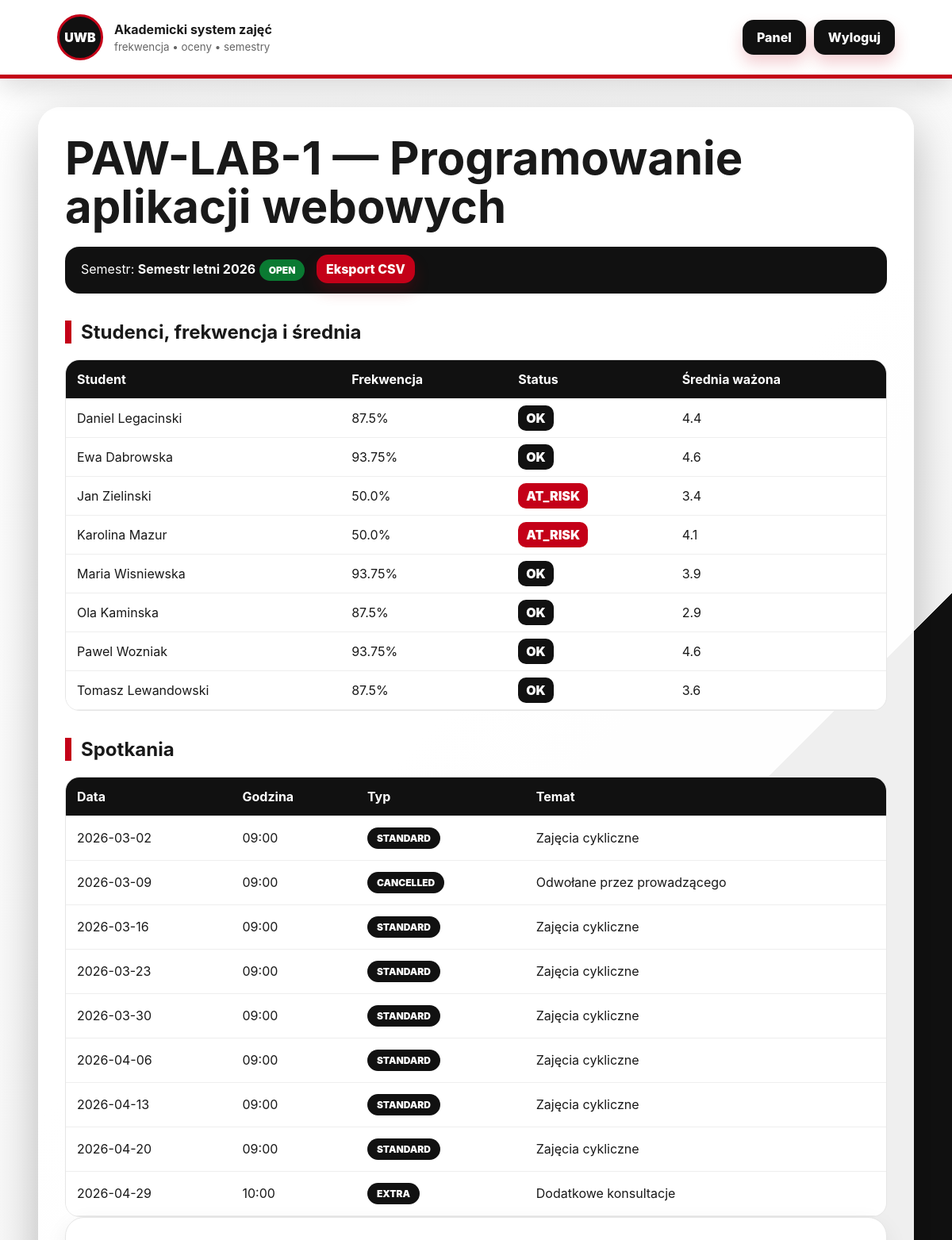
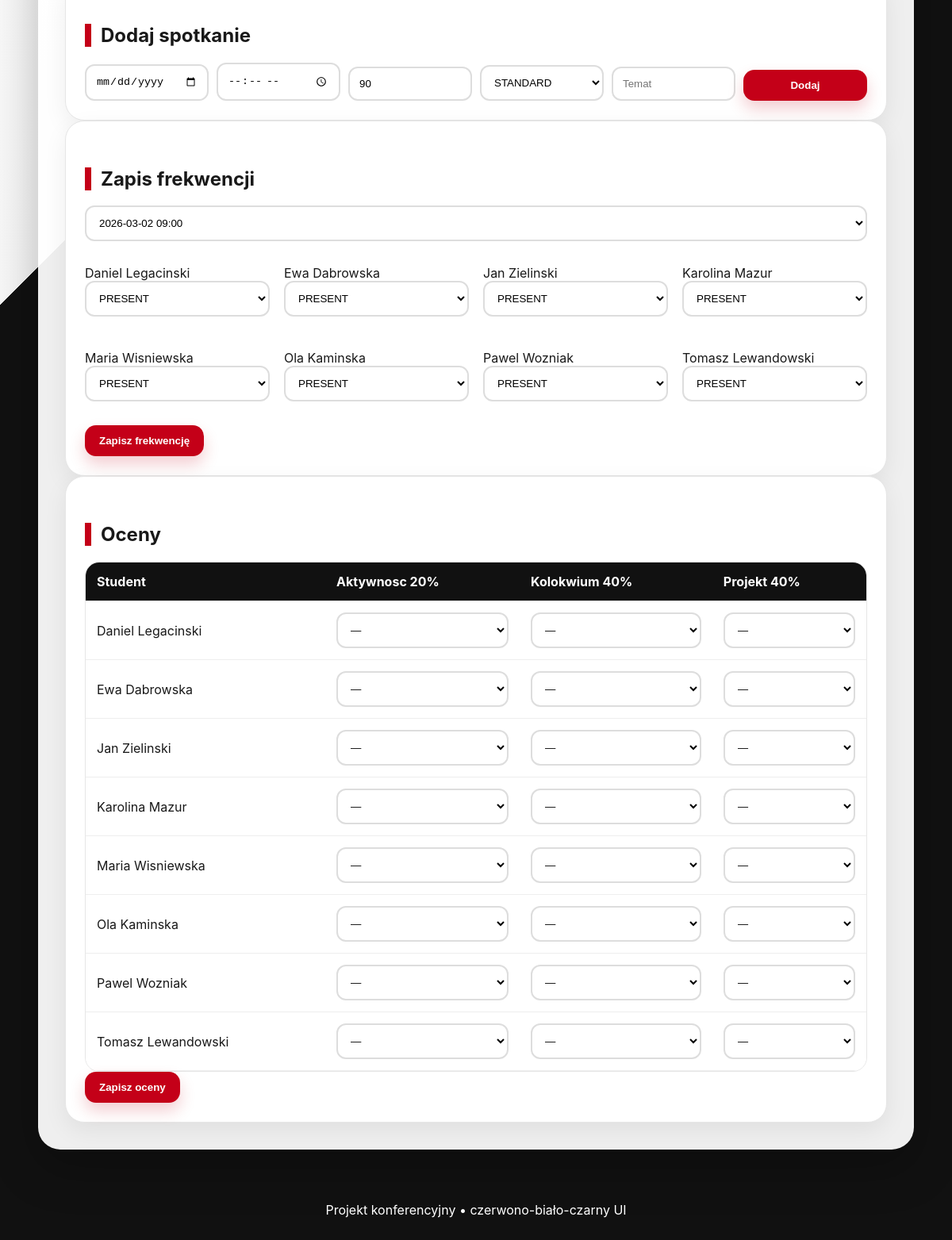
Screenshot of /group/1 (signed in) with the database file from the repository (2 pictures, top to bottom).
### tables this page shows
CREATE TABLE groups (
        id INTEGER PRIMARY KEY AUTOINCREMENT,
        name TEXT NOT NULL,
        course_id INTEGER NOT NULL,
        semester_id INTEGER NOT NULL,
        FOREIGN KEY(course_id) REFERENCES courses(id),
        FOREIGN KEY(semester_id) REFERENCES semesters(id)
    );

CREATE TABLE courses (
        id INTEGER PRIMARY KEY AUTOINCREMENT,
        name TEXT NOT NULL,
        code TEXT NOT NULL
    );

CREATE TABLE semesters (
        id INTEGER PRIMARY KEY AUTOINCREMENT,
        name TEXT NOT NULL,
        status TEXT NOT NULL CHECK(status IN ('OPEN','CLOSED'))
    );

CREATE TABLE users (
        id INTEGER PRIMARY KEY AUTOINCREMENT,
        name TEXT NOT NULL,
        email TEXT UNIQUE NOT NULL,
        password_hash TEXT NOT NULL,
        role TEXT NOT NULL CHECK(role IN ('ADMINISTRATOR','PROWADZACY','STUDENT'))
    );

CREATE TABLE meetings (
        id INTEGER PRIMARY KEY AUTOINCREMENT,
        group_id INTEGER NOT NULL,
        meeting_date TEXT NOT NULL,
        start_time TEXT NOT NULL,
        duration_minutes INTEGER NOT NULL,
        type TEXT NOT NULL CHECK(type IN ('STANDARD','CANCELLED','RESCHEDULED','EXTRA')),
        topic TEXT,
        FOREIGN KEY(group_id) REFERENCES groups(id)
    );

CREATE TABLE grade_categories (
        id INTEGER PRIMARY KEY AUTOINCREMENT,
        group_id INTEGER NOT NULL,
        name TEXT NOT NULL,
        weight_percent INTEGER NOT NULL,
        UNIQUE(group_id, name),
        FOREIGN KEY(group_id) REFERENCES groups(id)
    );

### app.py (the view)
@app.route('/group/<int:group_id>')
@login_required
def group_detail(group_id):
    u=current_user(); con=db()
    if not check_group_access(con,group_id,u): con.close(); flash('Nie masz dostępu do tej grupy.', 'error'); return redirect(url_for('dashboard'))
    group=con.execute('SELECT g.*, c.name course, s.name semester, s.status FROM groups g JOIN courses c ON c.id=g.course_id JOIN semesters s ON s.id=g.semester_id WHERE g.id=?',(group_id,)).fetchone()
    students=con.execute('SELECT u.* FROM users u JOIN enrollments e ON e.student_id=u.id WHERE e.group_id=? ORDER BY u.name',(group_id,)).fetchall()
    meetings=con.execute('SELECT * FROM meetings WHERE group_id=? ORDER BY meeting_date,start_time',(group_id,)).fetchall()
    cats=con.execute('SELECT * FROM grade_categories WHERE group_id=?',(group_id,)).fetchall()
    data=[]
    for s in students:
        data.append({'student':s,'attendance':attendance_percent(con,s['id'],group_id),'risk': (attendance_percent(con,s['id'],group_id) is not None and attendance_percent(con,s['id'],group_id)<60 and len(meetings)>=3), 'avg':average_grade(con,s['id'],group_id)})
    con.close(); return render_template('group.html', group=group, students=data, meetings=meetings, cats=cats, grades=GRADE_VALUES)

### app.py (called while the page is built, shortened)
def db():
    con = sqlite3.connect(DB_PATH)
    con.row_factory = sqlite3.Row
    return con

def current_user():
    if 'user_id' not in session: return None
    con = db(); u = con.execute('SELECT * FROM users WHERE id=?', (session['user_id'],)).fetchone(); con.close(); return u

@app.context_processor
def inject(): return {'me': current_user()}

def login_required(fn):
    @wraps(fn)
    def wrapper(*a, **kw):
        if not current_user(): return redirect(url_for('login'))
        return fn(*a, **kw)
    return wrapper

def allowed_groups(con, user):
    if user['role']=='ADMINISTRATOR':
        return con.execute('SELECT g.*, c.name course, s.name semester, s.status FROM groups g JOIN courses c ON c.id=g.course_id JOIN semesters s ON s.id=g.semester_id ORDER BY g.id').fetchall()

def check_group_access(con, group_id, user):
    return any(g['id']==group_id for g in allowed_groups(con,user))

def attendance_percent(con, student_id, group_id):
    rows = con.execute('''SELECT a.status FROM attendance a JOIN meetings m ON m.id=a.meeting_id
                          WHERE a.student_id=? AND m.group_id=? AND m.type!='CANCELLED' ''', (student_id,group_id)).fetchall()
    denom = 0; points = 0.0
    for r in rows:
        if r['status']=='EXCUSED': continue
        denom += 1; points += ATTENDANCE_POINTS.get(r['status'],0)
    if denom == 0: return None
    return round(points / denom * 100, 2)

def average_grade(con, student_id, group_id):
    cats = con.execute('SELECT * FROM grade_categories WHERE group_id=?', (group_id,)).fetchall()
    total=0; weight_sum=0
    for c in cats:
        gr = con.execute('SELECT value FROM grades WHERE category_id=? AND student_id=?', (c['id'],student_id)).fetchone()
        if not gr: continue
        total += gr['value'] * c['weight_percent']; weight_sum += c['weight_percent']
    if weight_sum==0: return None
    return round(total / weight_sum, 2)

### templates/group.html
{% extends 'base.html' %}{% block content %}<h1>{{group.name}} — {{group.course}}</h1><div class="profile">Semestr: <b>{{group.semester}}</b> <span class="badge {{group.status}}">{{group.status}}</span> <a class="button mini" href="{{url_for('export_csv',group_id=group.id)}}">Eksport CSV</a></div><h2>Studenci, frekwencja i średnia</h2><div class="table-wrap"><table><thead><tr><th>Student</th><th>Frekwencja</th><th>Status</th><th>Średnia ważona</th></tr></thead><tbody>{% for row in students %}<tr><td>{{row.student.name}}</td><td>{{row.attendance if row.attendance is not none else 'N/A'}}{% if row.attendance is not none %}%{% endif %}</td><td>{% if row.risk %}<span class="danger">AT_RISK</span>{% else %}<span class="ok">OK</span>{% endif %}</td><td>{{row.avg if row.avg is not none else 'N/A'}}</td></tr>{% endfor %}</tbody></table></div><h2>Spotkania</h2><div class="table-wrap"><table><thead><tr><th>Data</th><th>Godzina</th><th>Typ</th><th>Temat</th></tr></thead><tbody>{% for m in meetings %}<tr><td>{{m.meeting_date}}</td><td>{{m.start_time}}</td><td><span class="badge">{{m.type}}</span></td><td>{{m.topic}}</td></tr>{% endfor %}</tbody></table></div>{% if me.role!='STUDENT' and group.status=='OPEN' %}<section class="card"><h2>Dodaj spotkanie</h2><form class="inline" method="post" action="{{url_for('create_meeting',group_id=group.id)}}"><input type="date" name="date" required><input type="time" name="time" required><input type="number" name="duration" value="90" required><select name="type"><option>STANDARD</option><option>CANCELLED</option><option>RESCHEDULED</option><option>EXTRA</option></select><input name="topic" placeholder="Temat"><button>Dodaj</button></form></section><section class="card"><h2>Zapis frekwencji</h2><form method="post" action="{{url_for('save_attendance',group_id=group.id)}}"><select name="meeting_id">{% for m in meetings if m.type!='CANCELLED' %}<option value="{{m.id}}">{{m.meeting_date}} {{m.start_time}}</option>{% endfor %}</select><div class="grid small">{% for row in students %}<label>{{row.student.name}}<select name="student_{{row.student.id}}"><option value="PRESENT">PRESENT</option><option value="LATE">LATE</option><option value="ABSENT">ABSENT</option><option value="EXCUSED">EXCUSED</option></select></label>{% endfor %}</div><button>Zapisz frekwencję</button></form></section><section class="card"><h2>Oceny</h2><form method="post" action="{{url_for('save_grades',group_id=group.id)}}"><div class="table-wrap"><table><thead><tr><th>Student</th>{% for c in cats %}<th>{{c.name}} {{c.weight_percent}}%</th>{% endfor %}</tr></thead><tbody>{% for row in students %}<tr><td>{{row.student.name}}</td>{% for c in cats %}<td><select name="grade_{{c.id}}_{{row.student.id}}"><option value="">—</option>{% for g in grades %}<option value="{{g}}">{{g}}</option>{% endfor %}</select></td>{% endfor %}</tr>{% endfor %}</tbody></table></div><button>Zapisz oceny</button></form></section>{% endif %}{% if group.status=='CLOSED' %}<div class="flash error">Semestr zamknięty: dozwolony jest tylko podgląd i eksport danych.</div>{% endif %}{% endblock %}

### static/css/style.css (style rules this page uses)
:root { --red:#c40018;--dark:#121212;--soft:#f6f6f6;--line:#e6e6e6 }
* { box-sizing:border-box }
body { margin:0;font-family:Inter,Segoe UI,Arial,sans-serif;background:linear-gradient(135deg,#fff 0%,#f7f7f7 45%,#111 45%,#111 100%);min-height:100vh;color:#191919 }
nav a,.button,button { background:var(--red);color:#fff;border:0;border-radius:14px;padding:12px 18px;text-decoration:none;font-weight:800;cursor:pointer;box-shadow:0 10px 20px #c4001833 }
h1 { font-size:clamp(30px,5vw,58px);line-height:1.05;margin:0 0 18px }
h2 { border-left:8px solid var(--red);padding-left:12px;margin-top:34px }
.card { background:#fff;border:1px solid var(--line);border-radius:24px;padding:24px;box-shadow:0 10px 30px #0001 }
.login input,label { display:block;width:100%;margin:12px 0 }
input,select { border:2px solid #ddd;border-radius:12px;padding:12px;width:100%;background:#fff }
.profile { background:#111;color:#fff;border-radius:18px;padding:16px 20px;margin:20px 0 }
.badge,.status { display:inline-block;border-radius:999px;background:#111;color:#fff;padding:6px 12px;font-size:12px;font-weight:900 }
.OPEN { background:#0a7a32 }
.grid { display:grid;grid-template-columns:repeat(auto-fit,minmax(250px,1fr));gap:18px }
.grid.small { grid-template-columns:repeat(auto-fit,minmax(190px,1fr));margin:18px 0 }
.mini { padding:8px 12px;margin-left:10px }
.table-wrap { overflow:auto;border-radius:18px;border:1px solid var(--line) }
table { width:100%;border-collapse:collapse;background:#fff }
th { background:#111;color:#fff;text-align:left }
th,td { padding:14px;border-bottom:1px solid #eee }
.danger { background:var(--red);color:white;padding:6px 10px;border-radius:10px;font-weight:900 }
.ok { background:#111;color:white;padding:6px 10px;border-radius:10px;font-weight:900 }
.inline { display:grid;grid-template-columns:repeat(6,1fr);gap:10px;align-items:end }

### rows the page displays
groups: name "PAW-LAB-1"
courses: course "Programowanie aplikacji webowych"
semesters: semester "Semestr letni 2026", status "OPEN"
users: student.name "Daniel Legacinski", student.name "Daniel Legacinski", id "PRESENT", student.name "Daniel Legacinski"
users: student.name "Ewa Dabrowska", student.name "Ewa Dabrowska", id "PRESENT", student.name "Ewa Dabrowska"
users: student.name "Jan Zielinski", student.name "Jan Zielinski", id "PRESENT", student.name "Jan Zielinski"
users: student.name "Karolina Mazur", student.name "Karolina Mazur", id "PRESENT", student.name "Karolina Mazur"
users: student.name "Maria Wisniewska", student.name "Maria Wisniewska", id "PRESENT", student.name "Maria Wisniewska"
users: student.name "Ola Kaminska", student.name "Ola Kaminska", id "PRESENT", student.name "Ola Kaminska"
users: student.name "Pawel Wozniak", student.name "Pawel Wozniak", id "PRESENT", student.name "Pawel Wozniak"
users: student.name "Tomasz Lewandowski", student.name "Tomasz Lewandowski", id "PRESENT", student.name "Tomasz Lewandowski"
meetings: meeting_date "2026-03-02", start_time "09:00", type "STANDARD", topic "Zajęcia cykliczne"
meetings: meeting_date "2026-03-09", start_time "09:00", type "CANCELLED", topic "Odwołane przez prowadzącego"
meetings: meeting_date "2026-03-16", start_time "09:00", type "STANDARD", topic "Zajęcia cykliczne"
meetings: meeting_date "2026-03-23", start_time "09:00", type "STANDARD", topic "Zajęcia cykliczne"
meetings: meeting_date "2026-03-30", start_time "09:00", type "STANDARD", topic "Zajęcia cykliczne"
meetings: meeting_date "2026-04-06", start_time "09:00", type "STANDARD", topic "Zajęcia cykliczne"
meetings: meeting_date "2026-04-13", start_time "09:00", type "STANDARD", topic "Zajęcia cykliczne"
meetings: meeting_date "2026-04-20", start_time "09:00", type "STANDARD", topic "Zajęcia cykliczne"
meetings: meeting_date "2026-04-29", start_time "10:00", type "EXTRA", topic "Dodatkowe konsultacje"
grade_categories: name "Aktywnosc", weight_percent "20"
grade_categories: name "Kolokwium", weight_percent "40"
grade_categories: name "Projekt", weight_percent "40"

### other values shown
{{ row.attendance if row.attendance is not none else 'N/A' }} "87.5" "93.75" "50.0" "50.0" "93.75" "87.5" "93.75" "87.5"
{{ row.avg if row.avg is not none else 'N/A' }} "4.4" "4.6" "3.4" "4.1" "3.9" "2.9" "4.6" "3.6"
form field meeting_id "2026-03-02 09:00"
